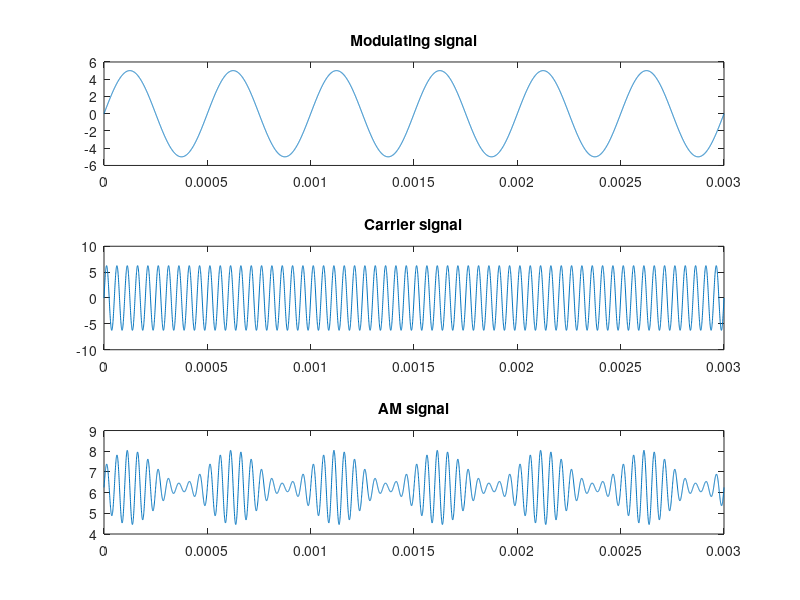
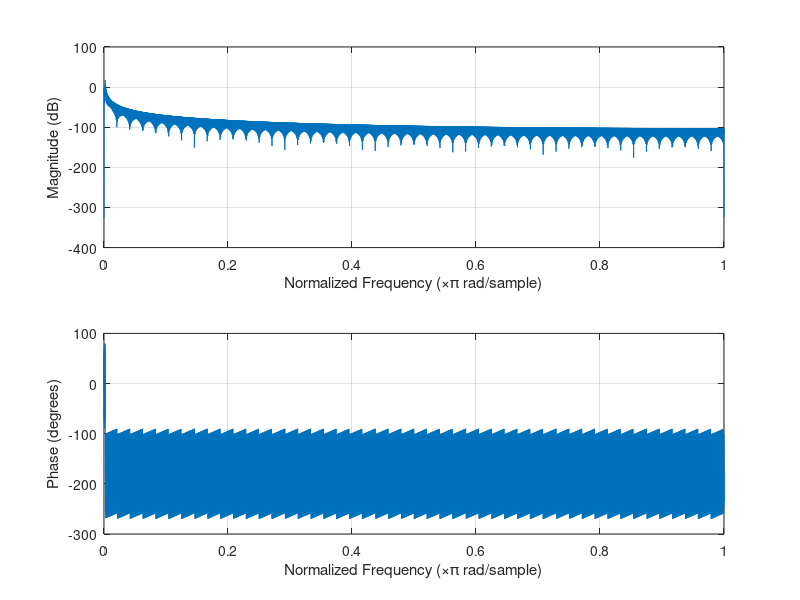
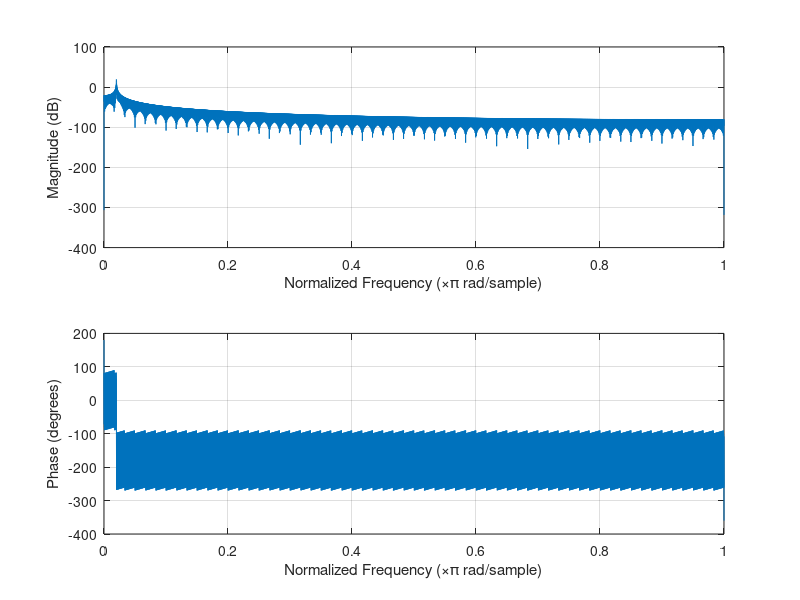
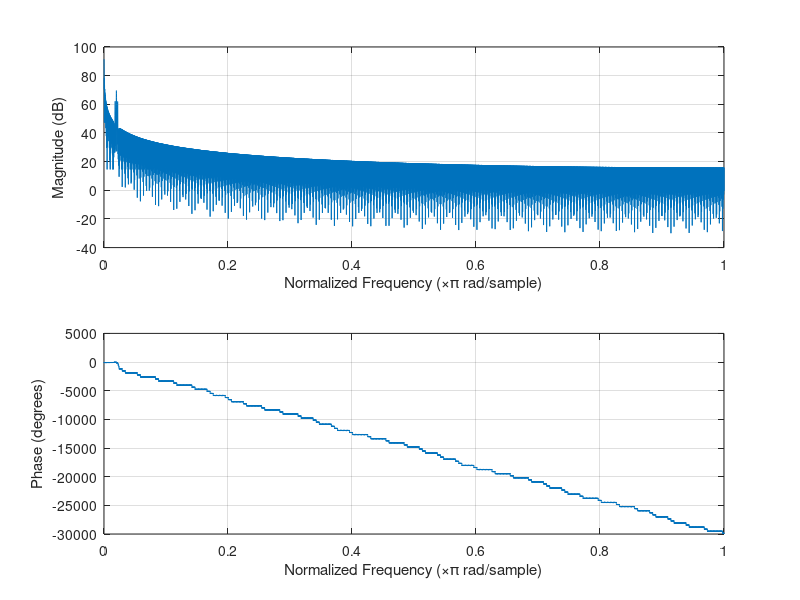

Here is the MATLAB script that generated these plots, in order:
 %--------------------------------------------------------------------------
 %               DSP Modulations
 %
 %               Polo, Franco
 %
 %               2017
 %
 %               AM - AMplitude Modulation
 %               
 %--------------------------------------------------------------------------
 %
%pkg load control;
%pkg load signal;
clear all;
clc;
close all;
%Modulation Index
m = 0.8;
%Amplitude of madulating signal
Am = 5;
%Frequency of the modulating signal
fa = 2000;
Ta = 1/fa;
%Time vector
t = 0:Ta/999:6*Ta;
%Modulating signal
ym = Am*sin(2*pi*fa*t);
%Plot
figure(1)
subplot(3,1,1);
plot(t,ym)
title('Modulating signal')
%Carrier signal
Ac = Am/m;
fc = fa*10;
Tc = 1/fc;
yc = Ac*sin(2*pi*fc*t);
subplot(3,1,2);
grid on;
plot(t,yc)
title('Carrier signal')
%
% Modulated signal
%
y = Ac+(1+m*sin(2*pi*fa*t)).*sin(2*pi*fc*t);
subplot(3,1,3)
plot(t,y)
title('AM signal')
%
%Frequency response
%
figure(2)
freqz(ym,2048,fa)
figure(3)
freqz(yc,2048,fc)
figure(4)
freqz(y)
